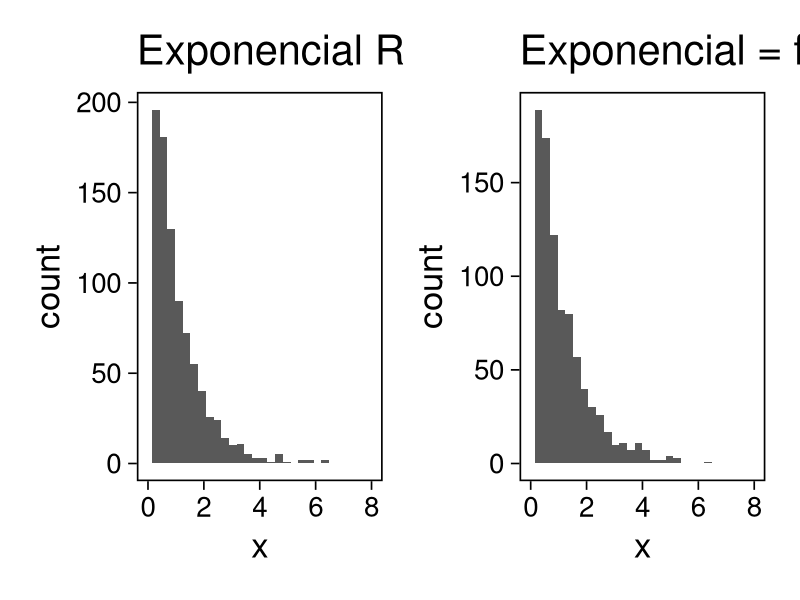
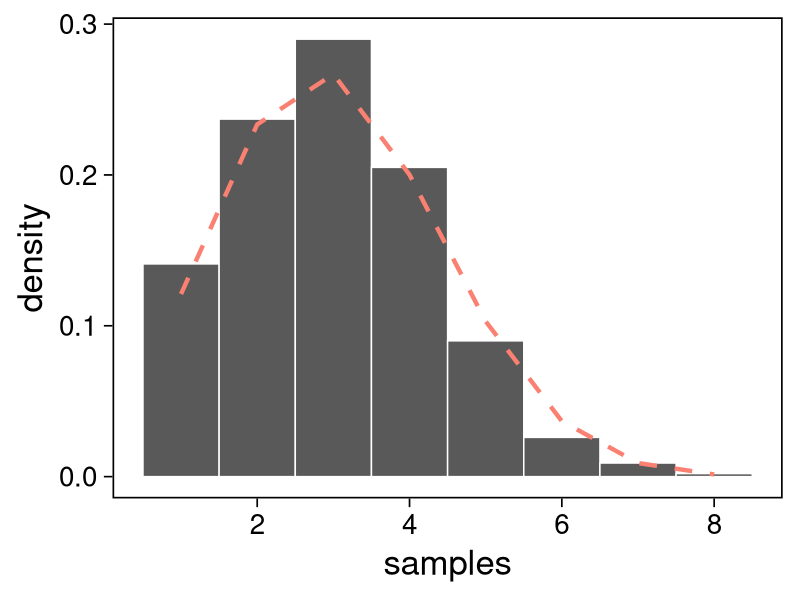
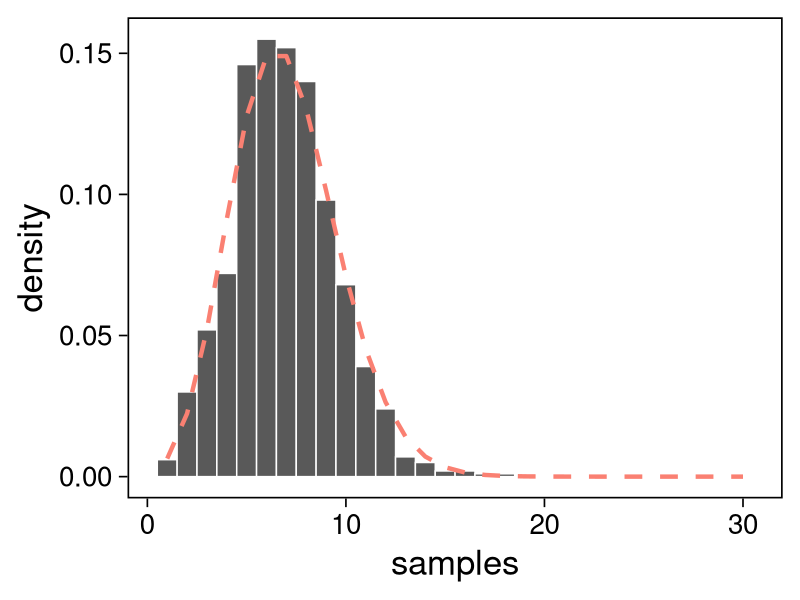
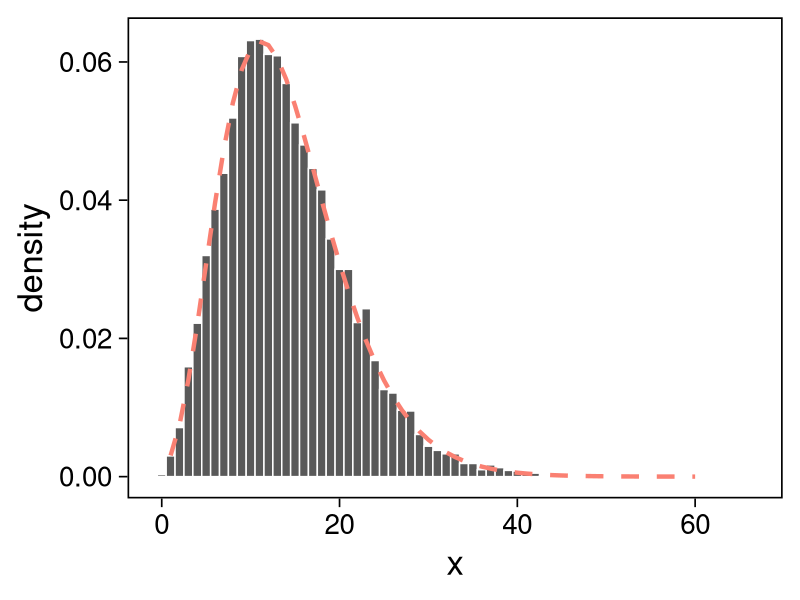
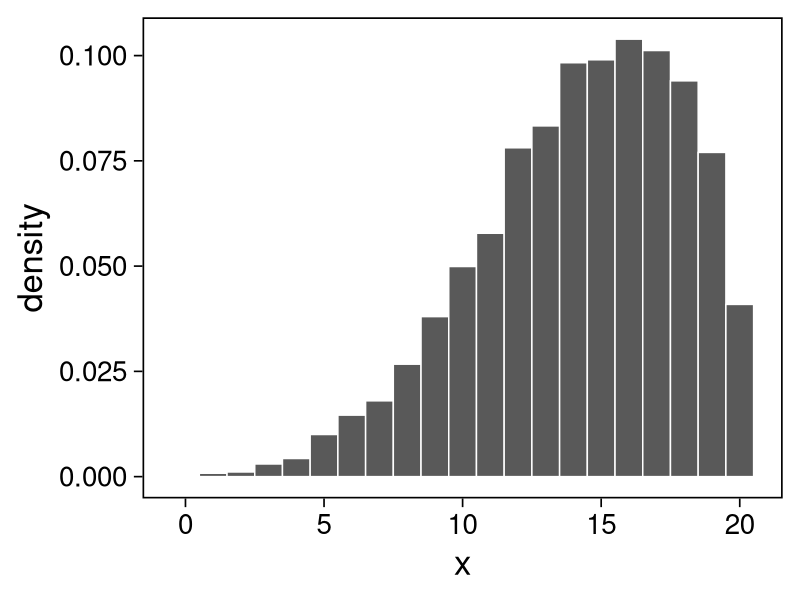
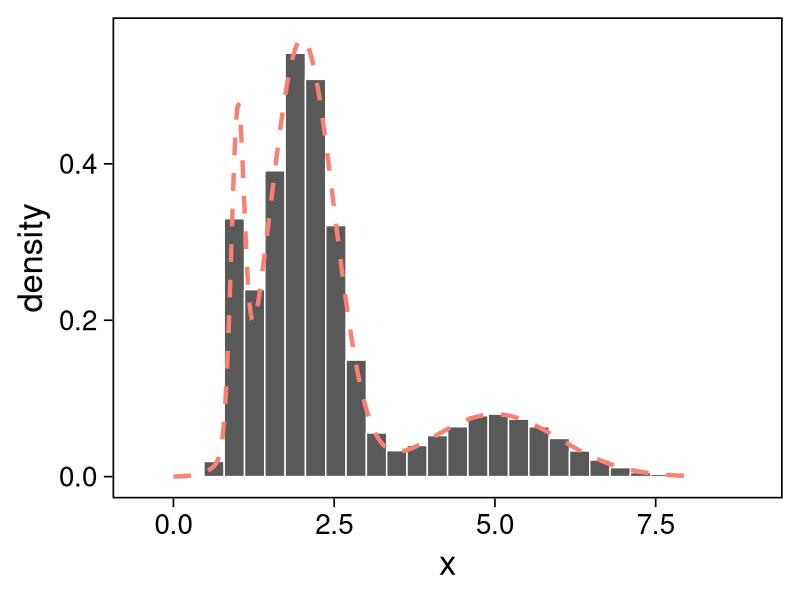
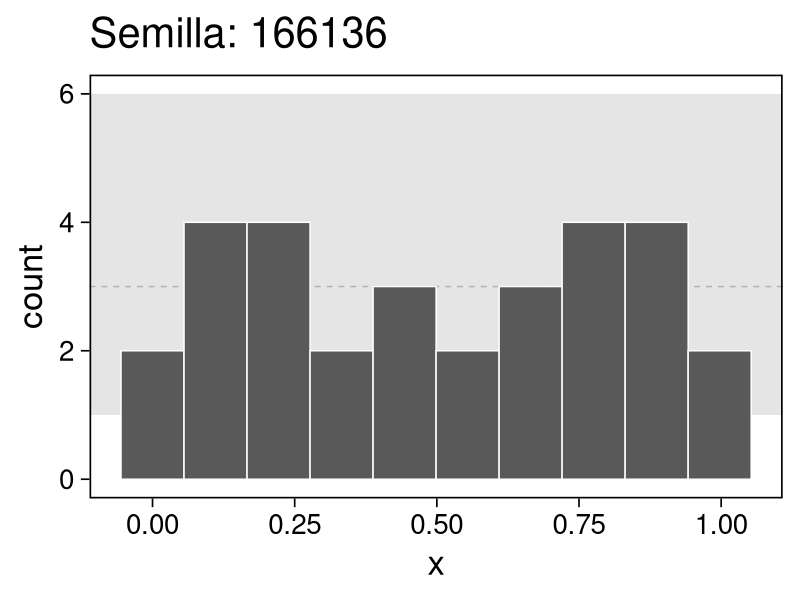
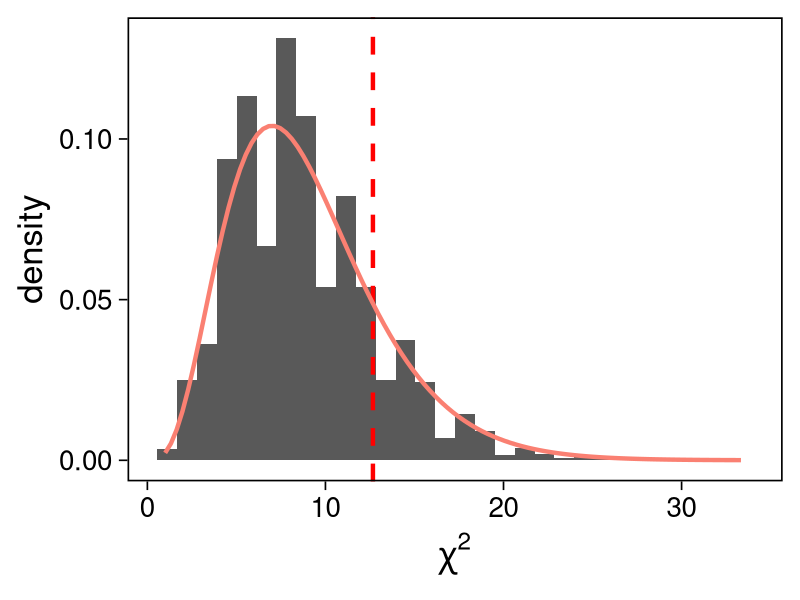

Source code (R) for these figures, in order:
## Setup --------------------------------------------
library(tidyverse)
library(patchwork)
library(scales)
## Cambia el default del tamaño de fuente 
theme_set(theme_linedraw(base_size = 25))

## Cambia el número de decimales para mostrar
options(digits = 4)

sin_lineas <- theme(panel.grid.major = element_blank(),
                    panel.grid.minor = element_blank())
color.itam  <- c("#00362b","#004a3b", "#00503f", "#006953", "#008367", "#009c7b", "#00b68f", NA)

sin_lineas <- theme(panel.grid.major = element_blank(), panel.grid.minor = element_blank())
sin_leyenda <- theme(legend.position = "none")
sin_ejes <- theme(axis.ticks = element_blank(), axis.text = element_blank())

g1 <- tibble(x = rexp(1000, 1)) |>
  ggplot(aes(x)) +
  geom_histogram() + sin_lineas +
  xlim(0, 8) + ggtitle("Exponencial R")

g2 <- tibble(u = runif(1000),
             x = -log(u)) |>
  ggplot(aes(x)) +
  geom_histogram() + sin_lineas +
  xlim(0, 8) + ggtitle("Exponencial = f(Uniforme)")

g1 + g2

set.seed(108)
U <- runif(3 * 10^4)      # Genera uniformes
U <- matrix(U, nrow = 3)  # Transforma a matriz
X <- -log(U)              # Transforma a exponenciales
X <- 2 * apply(X, 2, sum) # Suma los tres renglones
summary(X)

set.seed(108)
runif(3 * 10^4) |>        # Genera uniformes 
  matrix(nrow = 3) |>     # Transforma a matriz
  log() |>                # Calcula logaritmos
  apply(2, function(x){-2 * sum(x)} ) |> 
  summary()

set.seed(108)
Sigma <- diag(2); Sigma[1,2] <- .75; Sigma[2,1] <- .75;
L <- chol(Sigma)

Z <- rnorm(2 * 10^4)      # Generamos vectores estandar
Z <- matrix(Z, nrow = 2)  # Reacomodamos en matriz
X <- t(L) %*% Z           # Transformacion lineal
cov(t(X))

k <- 1:10
pbinom(k, 10, .3)

rbinomial <- function(nsamples, size, theta){
  probs <- pbinom(1:10, size, theta)
  x <- c()
  for (jj in 1:nsamples){
    u <- runif(1)
    x[jj] <- which(probs > u)[1]
  }
  return(x)
}

set.seed(108)
x <- rbinomial(1000, 10, .3)
tibble(samples = x) |>
  ggplot(aes(samples)) +
  geom_histogram(aes(y = ..density..),
                 binwidth = 1,
                 color = 'white') +
  geom_line(data = tibble(x_ = 1:8, y_ = dbinom(x_, 10, .3)),
          aes(x_, y_), lwd = 1.5, lty = 2, 
          colour = "salmon") + 
  sin_lineas

k <- 1:24
ppois(k, 7)

rpoisson <- function(nsamples, lambda){
  probs <- ppois(1:30, lambda)
  x <- c()
  for (jj in 1:nsamples){
    u <- runif(1)
    x[jj] <- which(probs > u)[1]
  }
  return(x)
}

set.seed(108)
x <- rpoisson(1000, 7)
tibble(samples = x) |>
  ggplot(aes(samples)) +
  geom_histogram(aes(y = ..density..),
                 binwidth = 1,
                 color = 'white') +
  geom_line(data = tibble(x_ = 1:30, y_ = dpois(x_, 7)),
          aes(x_, y_), lwd = 1.5, lty = 2, 
          colour = "salmon") + 
  sin_lineas

nsamples <- 10^4
n <- 6; theta <- .3
y <- rgamma(nsamples, n, rate = theta/(1-theta))
x <- rpois(nsamples, y)

tibble(samples = x) |>
ggplot(aes(x)) +
  geom_histogram(aes(y = ..density..),
                 binwidth = 1, color = "white") +
  geom_line(data = tibble(x_ = 1:60, y_ = dnbinom(x_, n, theta)),
            aes(x_, y_), lwd = 1.5, lty = 2, 
            colour = "salmon") +
  sin_lineas

nsamples <- 10^4
n <- 20; a <- 5; b <- 2
theta <- rbeta(nsamples, a, b)
x <- rbinom(nsamples, n, theta)

tibble(samples = x) |>
ggplot(aes(x)) +
  geom_histogram(aes(y = ..density..),
                 binwidth = 1, color = "white") +
  sin_lineas

nsamples <- 10^5
y <- sample(1:3, size = nsamples, prob = c(.1, .7, .2), replace = TRUE)
x <- rnorm(nsamples,
           mean = ifelse(y==1, 1, ifelse(y==2, 2, 5)),
           sd = ifelse(y==1, 0.1, ifelse(y==2, 0.5, 1)))

tibble(samples = x) |>
ggplot(aes(x)) +
  geom_histogram(aes(y = ..density..), color = "white") +
  geom_line(data = tibble(x_ = seq(0, 8, length = 500),
                          y_ = .1 * dnorm(x_, 1, 0.1) +
                               .7 * dnorm(x_, 2, .5) +
                               .2 * dnorm(x_, 5, 1)),
            aes(x_, y_), lwd = 1.5, lty = 2, 
            colour = "salmon") +    
  sin_lineas

## Esto es para poner a prueba un pseudo generador 
rpseudo.uniform <- function(nsamples, seed = 108727){
  x0 <- seed; a <- 7**5; m <- (2**31)-1;
  x  <- x0; 
  for (jj in 2:nsamples){
    x[jj] <- (a * x[jj-1]) %% m
  }
  x/m
}

nsamples <- 30;  nbins <- 10;
samples <- data.frame(x = rpseudo.uniform(nsamples, seed = 166136))
samples |>
ggplot(aes(x)) +
  geom_hline(yintercept = nsamples/nbins, color = "darkgray", lty = 2) +
  annotate("rect",
           ymin = qbinom(.95, nsamples, 1/nbins),
           ymax = qbinom(.05, nsamples, 1/nbins),
           xmin = -Inf, xmax = Inf,
           alpha = .4, fill = "gray") + 
  geom_histogram(bins = nbins, color = "white") + sin_lineas +
  ggtitle("Semilla: 166136")

## Esto es para poner a prueba un pseudo generador =============================
rpseudo.uniform <- function(nsamples, seed = 108727){
  x0 <- seed; a <- 7**5; m <- (2**31)-1;
  x  <- x0; 
  for (jj in 2:nsamples){
    x[jj] <- (a * x[jj-1]) %% m
  }
  x/m
}

nsamples <- 30; nbreaks <- 10
samples <- data.frame(x = rpseudo.uniform(nsamples))

Fn <- hist(samples$x, breaks = nbreaks, plot = FALSE)$counts/nsamples
F0 <- 1/nbreaks

X2.obs <- (nsamples*nbreaks)*sum((Fn - F0)**2)

## Esto es para generar datos observados de la distribucion que queremos 
experiment <- function(nsamples){
  nbreaks <- 10
  samples <- data.frame(x = runif(nsamples))
  Fn <- hist(samples$x, breaks = nbreaks, plot = FALSE)$counts/nsamples
  F0 <- 1/nbreaks
  X2 <- (nsamples*nbreaks)*sum((Fn - F0)**2)
  return(X2)
}

X2 <- c()
for (jj in 1:5000){
  X2[jj] <- experiment(nsamples)
}

data.frame(estadistica = X2) |>
  ggplot(aes(estadistica)) +
  geom_histogram(aes(y = ..density..)) +
  geom_vline(xintercept = X2.obs, lty = 2, color = 'red', lwd = 1.5) +
  stat_function(fun = dchisq, args = list(df = nbreaks - 1), color = 'salmon', lwd = 1.5) +
  sin_lineas + xlab(expression(chi^{2}))

print(paste("Estadistico: ", round(X2.obs, 4), ", Probabilidad: ", mean(X2 >= X2.obs), sep =''))

counts.obs <- Fn*nsamples 
chisq.test(counts.obs, p = rep(1, nbreaks)/nbreaks, simulate.p.value = TRUE)

ks.test(samples$x, "punif")

nsamples <- 10^4; k <- 12
U <- runif(k * nsamples)
U <- matrix(U, nrow = k)
X <- apply(U, 2, function(x){ (sum(x) - k/2)/sqrt(k/12) })

g1 <- tibble(samples = X) |>
  ggplot(aes(samples)) +
  geom_histogram() + sin_lineas +
  ggtitle("Utilizando uniformes")

g2 <- tibble(samples = rnorm(nsamples)) |>
  ggplot(aes(samples)) +
  geom_histogram() + sin_lineas +
  ggtitle("Utilizando rnorm")

g1 + g2

rnormal.bm <- function(n){
  r <- sqrt(-2 * log(runif(n)))
  theta <- runif(n, 0, 2 * pi)
  z <- matrix(0, nrow = 2, ncol = n)
  z[1,] <- r * cos(2 * pi * theta)
  z[2,] <- r * sin(2 * pi * theta)
  return(z)
}

set.seed(108)
z <- rnormal.bm(nsamples)
g.joint <- tibble(z1 = z[1,], z2 = z[2,]) |>
  ggplot(aes(z1, z2)) +
  geom_point() + ylab(expression(z[2])) +
  xlab(expression(z[1])) +
  sin_lineas
g.x <- tibble(z1 = z[1,], z2 = z[2,]) |>
  ggplot(aes(z1)) +
  geom_histogram() + xlab(expression(z[1])) + 
  sin_lineas
g.y <- tibble(z1 = z[1,], z2 = z[2,]) |>
  ggplot(aes(z2)) +
  geom_histogram() + xlab(expression(z[2])) + 
  sin_lineas

(g.x / g.y | g.joint)
